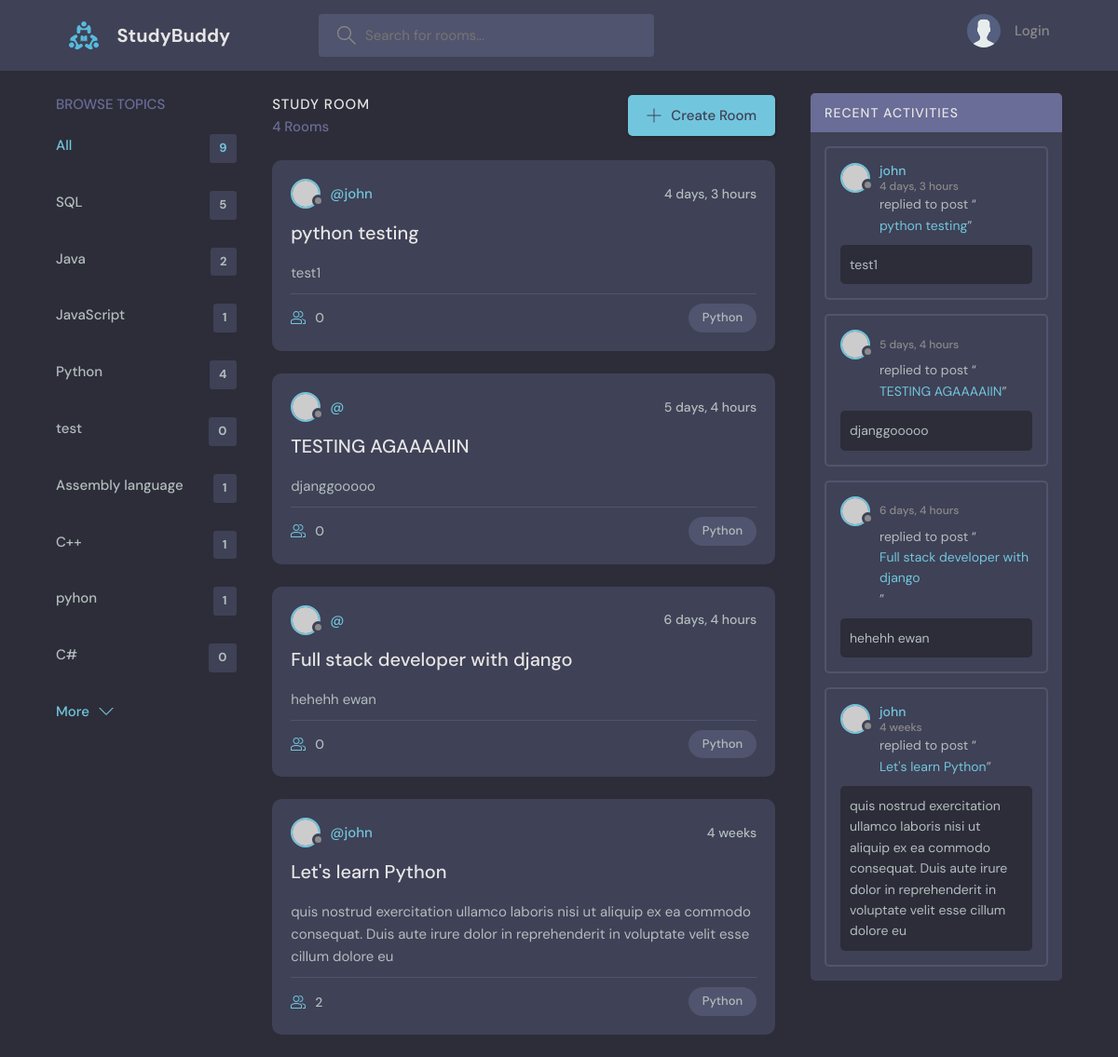
Page /?q=Python on the committed database.
### baseapp/models.py (models this page shows, shortened)
class Topic(models.Model):
    name = models.CharField(max_length=255)

class Room(models.Model):
    host = models.ForeignKey(User, on_delete=models.SET_NULL, null=True)       # when User table got deleted the host data will set to Null
    topic = models.ForeignKey(Topic, on_delete=models.SET_NULL, null=True)     # Cascade - when User table got deleted the host data will delete too
    name = models.CharField(max_length=255)
    description = models.TextField(null=True, blank=True)
    participant = models.ManyToManyField(User, related_name="participants", blank=True)   # models.ManyToManyField(<Tablename>,<name use in views.py>, it's okay to get an empty value in participants) # related_name = name in admin panel
    updated = models.DateTimeField(auto_now=True)
    created = models.DateTimeField(auto_now_add=True)
    class Meta:
        ordering = ["-updated", "-created"]         # with '-' is descending order (last will be the first)

### baseapp/views.py (the view)
# urls.py: path("", views.home, name="home"),
def home(request):
    query = request.GET.get('q') if request.GET.get('q') is not None else ''
    rooms = Room.objects.filter(
        Q(topic__name__icontains=query) |                         # -> OR logic gate
        Q(name__icontains=query) |
        Q(description__icontains=query)
    )
    room_count = rooms.count()
    topics = Topic.objects.all()
    room_message = Message.objects.filter(
        Q(room__topic__name__icontains=query)
    )
    content = {
        "rooms": rooms,
        "topics": topics,
        "room_count": room_count,
        "room_message": room_message
    }
    return render(request, "home.html", content)

### baseapp/templates/home.html
{% extends "main.html" %}
{% block content%}
  <main class="layout layout--3">
    <div class="container">
      {% include "topics_component.html" %}
      {% include "feed_component.html" %}
      {% include "activity_component.html" %}
    </div>
  </main>
{% endblock %}

### baseapp/templates/topics_component.html
<div class="topics">
    <div class="topics__header">
      <h2>Browse Topics</h2>
    </div>
    <ul class="topics__list">
      <li>
        <a href="/" class="active">All <span>{{topics.count}}</span></a>
      </li>
        {% for topic in topics %}
          <li>
            <a href="?q={{topic.name}}">{{topic.name}}<span>{{topic.room_set.all.count}}</span></a>
          </li>
        {% endfor %}
    </ul>
    <a class="btn btn--link" href="topics.html">
      More
      <svg version="1.1" xmlns="http://www.w3.org/2000/svg" width="32" height="32" viewBox="0 0 32 32">
        <title>chevron-down</title>
        <path d="M16 21l-13-13h-3l16 16 16-16h-3l-13 13z"></path>
      </svg>
    </a>
</div>

### baseapp/templates/feed_component.html (shortened to what this page needs)
<div class="roomList">
    <div class="roomList__header">
      <div>
        <h2>Study Room</h2>
        <p>{{room_count}} Rooms <available></available></p>
      </div>
      <a class="btn btn--main" href="/create-room">
        <svg version="1.1" xmlns="http://www.w3.org/2000/svg" width="32" height="32" viewBox="0 0 32 32">
          <title>add</title>
          <path
            d="M16.943 0.943h-1.885v14.115h-14.115v1.885h14.115v14.115h1.885v-14.115h14.115v-1.885h-14.115v-14.115z"
          ></path>
        </svg>
        Create Room
      </a>
    </div>
    {% for room in rooms %}
      <div class="roomListRoom">
        <div class="roomListRoom__header">
          <a href="/profile/{{room.host.id}}" class="roomListRoom__author">
            <div class="avatar avatar--small">
              <img src="https://randomuser.me/api/portraits/women/11.jpg" />
            </div>
            <span>@{{room.host.username}}</span>
          </a>
          <div class="roomListRoom__actions">
            <span>{{room.created|timesince}}</span>
          </div>
        </div>
        <div class="roomListRoom__content">
            <a href="/room/{{room.id}}">{{room.name}}</a>
            <p>{{room.description}}</p>
        </div>
        <div class="roomListRoom__meta">
          <a href="room.html" class="roomListRoom__joined">
              {{room.participant.count}}
          </a>
          <p class="roomListRoom__topic">{{room.topic.name}}</p>
        </div>
      </div>
    {% endfor %}
</div>

### baseapp/templates/activity_component.html (shortened to what this page needs)
<div class="activities">
    <div class="activities__header">
    <h2>Recent Activities</h2>
    </div>
        {% for room in rooms%}
        <div class="activities__box">
          <div class="activities__boxHeader roomListRoom__header">
            <a href="/profile/{{room.host.id}}" class="roomListRoom__author">
              <div class="avatar avatar--small">
                <img src="https://randomuser.me/api/portraits/women/11.jpg" />
              </div>
              <p>
                {{room.host.username}}
                <span>{{room.created|timesince}}</span>
              </p>
            </a>
          </div>
          <div class="activities__boxContent">
            <p>replied to post “<a href="/room/{{room.id}}">{{room.name}}</a>”</p>
            <div class="activities__boxRoomContent">
              {{room.description}}
            </div>
        </div>
    </div>
    {% endfor%}
</div>

### rows in the picture
Topic: name "SQL", room_set.all.count "5"
Topic: name "Java", room_set.all.count "2"
Topic: name "JavaScript", room_set.all.count "1"
Topic: name "Python", room_set.all.count "4"
Topic: name "test", room_set.all.count "0"
Topic: name "Assembly language", room_set.all.count "1"
Topic: name "C++", room_set.all.count "1"
Topic: name "pyhon", room_set.all.count "1"
Topic: name "C#", room_set.all.count "0"
Room: host.username "john", created "4 days, 3 hours", name "python testing", description "test1", participant.count "0", topic.name "Python"
Room: created "5 days, 4 hours", name "TESTING AGAAAAIIN", description "djanggooooo", participant.count "0", topic.name "Python"
Room: created "6 days, 4 hours", name "Full stack developer with django", description "hehehh ewan", participant.count "0", topic.name "Python"
Room: host.username "john", created "4 weeks", name "Let's learn Python", description "quis nostrud exercitation ullamco laboris nisi ut aliquip ex ea commodo consequat. Duis aute irure dolor in reprehenderit in voluptate velit esse cillum dolore eu", participant.count "2", topic.name "Python"

### other values in the picture
{{ topics.count }} "9"
{{ room_count }} "4"
